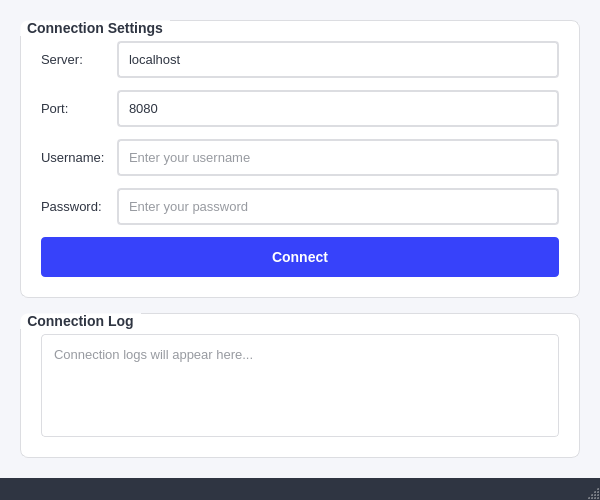
<?xml version="1.0" encoding="UTF-8"?>
<ui version="4.0">
 <class>MainWindow</class>
 <widget class="QMainWindow" name="MainWindow">
  <property name="geometry">
   <rect>
    <x>0</x>
    <y>0</y>
    <width>600</width>
    <height>500</height>
   </rect>
  </property>
  <property name="minimumSize">
   <size>
    <width>600</width>
    <height>500</height>
   </size>
  </property>
  <property name="windowTitle">
   <string>Remote Clipboard Client</string>
  </property>
  <property name="styleSheet">
   <string notr="true">QMainWindow {
    background-color: #f5f6fa;
}
QGroupBox {
    background-color: white;
    border: 1px solid #dcdde1;
    border-radius: 8px;
    margin-top: 1ex;
    font-size: 14px;
    font-weight: bold;
}
QGroupBox::title {
    color: #2f3542;
    subcontrol-origin: margin;
    padding: 0 5px;
}
QLabel {
    color: #2f3542;
    font-size: 13px;
}
QLineEdit, QSpinBox {
    padding: 8px;
    border: 2px solid #dcdde1;
    border-radius: 4px;
    background-color: white;
    color: #2f3542;
    font-size: 13px;
}
QLineEdit:focus, QSpinBox:focus {
    border-color: #3742fa;
}
QPushButton {
    background-color: #3742fa;
    color: white;
    border: none;
    border-radius: 4px;
    padding: 10px;
    font-size: 14px;
    font-weight: bold;
}
QPushButton:hover {
    background-color: #2f3542;
}
QPushButton:pressed {
    background-color: #1e90ff;
}
QTextEdit {
    background-color: white;
    border: 1px solid #dcdde1;
    border-radius: 4px;
    padding: 8px;
    color: #2f3542;
    font-size: 13px;
}
QStatusBar {
    background-color: #2f3542;
    color: white;
}</string>
  </property>
  <widget class="QWidget" name="centralwidget">
   <layout class="QVBoxLayout" name="verticalLayout">
    <property name="spacing">
     <number>15</number>
    </property>
    <property name="leftMargin">
     <number>20</number>
    </property>
    <property name="topMargin">
     <number>20</number>
    </property>
    <property name="rightMargin">
     <number>20</number>
    </property>
    <property name="bottomMargin">
     <number>20</number>
    </property>
    <item>
     <widget class="QGroupBox" name="clientGroup">
      <property name="title">
       <string>Connection Settings</string>
      </property>
      <layout class="QGridLayout" name="gridLayout">
       <property name="spacing">
        <number>12</number>
       </property>
       <property name="leftMargin">
        <number>20</number>
       </property>
       <property name="topMargin">
        <number>20</number>
       </property>
       <property name="rightMargin">
        <number>20</number>
       </property>
       <property name="bottomMargin">
        <number>20</number>
       </property>
       <item row="0" column="0">
         <widget class="QLabel" name="serverLabel">
           <property name="text">
             <string>Server:</string>
           </property>
         </widget>
       </item>
       <item row="0" column="1">
         <widget class="QLineEdit" name="serverAddressEdit">
           <property name="placeholderText">
             <string>Enter server address</string>
           </property>
           <property name="text">
             <string>localhost</string>
           </property>
         </widget>
       </item>
       <item row="1" column="0">
         <widget class="QLabel" name="portLabel">
           <property name="text">
             <string>Port:</string>
           </property>
         </widget>
       </item>
       <item row="1" column="1">
         <widget class="QLineEdit" name="portEdit">
           <property name="text">
             <string>8080</string>
           </property>
           <property name="placeholderText">
             <string>Enter port number (1024-65535)</string>
           </property>
           <property name="inputMask">
             <string>99999</string>
           </property>
         </widget>
       </item>
       <item row="2" column="0">
         <widget class="QLabel" name="usernameLabel">
           <property name="text">
             <string>Username:</string>
           </property>
         </widget>
       </item>
       <item row="2" column="1">
         <widget class="QLineEdit" name="usernameEdit">
           <property name="placeholderText">
             <string>Enter your username</string>
           </property>
         </widget>
       </item>
       <item row="3" column="0">
         <widget class="QLabel" name="passwordLabel">
           <property name="text">
             <string>Password:</string>
           </property>
         </widget>
       </item>
       <item row="3" column="1">
         <widget class="QLineEdit" name="passwordEdit">
           <property name="echoMode">
             <enum>QLineEdit::Password</enum>
           </property>
           <property name="placeholderText">
             <string>Enter your password</string>
           </property>
         </widget>
       </item>
       <item row="4" column="0" colspan="2">
         <widget class="QPushButton" name="btnConnect">
           <property name="minimumSize">
            <size>
             <width>0</width>
             <height>40</height>
            </size>
           </property>
           <property name="text">
             <string>Connect</string>
           </property>
         </widget>
       </item>
      </layout>
     </widget>
    </item>
    <item>
     <widget class="QGroupBox" name="logGroup">
      <property name="title">
       <string>Connection Log</string>
      </property>
      <layout class="QVBoxLayout" name="verticalLayout_2">
       <property name="spacing">
        <number>10</number>
       </property>
       <property name="leftMargin">
        <number>20</number>
       </property>
       <property name="topMargin">
        <number>20</number>
       </property>
       <property name="rightMargin">
        <number>20</number>
       </property>
       <property name="bottomMargin">
        <number>20</number>
       </property>
       <item>
        <widget class="QTextEdit" name="logTextEdit">
         <property name="readOnly">
          <bool>true</bool>
         </property>
         <property name="placeholderText">
          <string>Connection logs will appear here...</string>
         </property>
        </widget>
       </item>
      </layout>
     </widget>
    </item>
   </layout>
  </widget>
  <widget class="QStatusBar" name="statusBar"/>
 </widget>
 <resources/>
 <connections/>
</ui>
